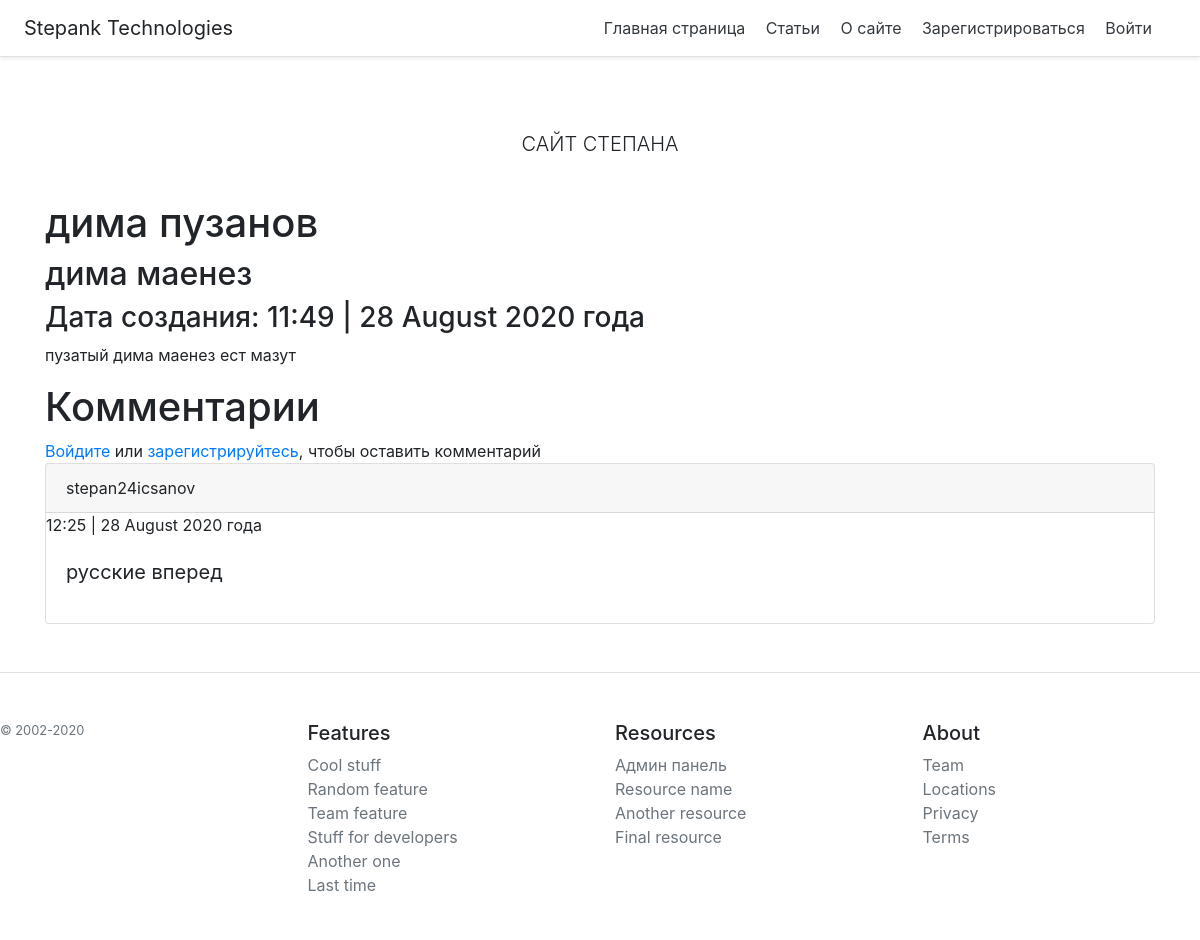
/articles/1, run on the app's committed database.
### webapp/models.py (models this page shows, shortened)
class Post(db.Model):
    post_id = db.Column(db.Integer, primary_key=True)
    title = db.Column(db.String(32), nullable=False)
    header = db.Column(db.String(150), nullable=False)
    text = db.Column(db.String(), nullable=False)
    post_creation_date = db.Column(db.DateTime)

class Comment(db.Model):
    id_comment = db.Column(db.Integer, primary_key=True)
    post_id = db.Column(db.Integer)
    user_name = db.Column(db.String())
    text = db.Column(db.String(320))
    comment_creation_date = db.Column(db.DateTime)

### webapp/articles/articles_routes.py (the view, shortened to what this page needs)
@arti.route('/<int:post_id>', methods=['POST', 'GET'])
def show_post(post_id):
    post = Post.query.get(post_id)
    if request.method == 'GET':
        comments = Comment.query.filter_by(post_id=post_id).all()
        return render_template('/articles/article.html', post=post, comments=comments)
    comments = Comment.query.filter_by(post_id=post_id).all()
    return render_template('/articles/article.html', post=post, comments=comments)

### webapp/templates/articles/article.html (shortened to what this page needs)
{% extends 'base.html' %}
{% block body %}
<h1>{{ post.title }}</h1>
<h2>{{ post.header }}</h2>
<h3>Дата создания: {{ moment(post.post_creation_date, local=False).format('HH:mm | D MMMM YYYY года', refresh=False) }}</h3>
<p>{{ post.text }}</p>
<div class="comments">
    <h1>Комментарии</h1>
    {% if current_user.is_authenticated %}
    <form method="post">
    <textarea name="text" id="text" cols="" rows="" class="form-control" placeholder="Комментарий" required=""></textarea>
    <input type="submit" class="btn btn-outline-primary" value="Отправить">
    <script>
        var forms = document.querySelector('form');
        forms.addEventListener('submit', function(){
        var btn = this.querySelector("input[type=submit], button[type=submit]");
        btn.disabled = true;
        });
    </script>
    {% else %}
        <a href="/login?next={{ request.path }}">Войдите</a> или <a href="/register">зарегистрируйтесь</a>, чтобы оставить комментарий
    {% endif %}
{% for comment in comments %}
<div class="card">
  <div class="card-header">
    {{ comment.user_name }}
  </div>
    <div>{{ moment(comment.comment_creation_date, local=False).format('HH:mm | D MMMM YYYY года', refresh=False) }}</div>
  <div class="card-body">
    <blockquote class="blockquote mb-0">
      <p>{{ comment.text }}</p>
    </blockquote>
  </div>
</div>
{% endfor %}
</div>
{% endblock %}

### data on the page
Post: title "дима пузанов", header "дима маенез", post_creation_date "11:49 | 28 August 2020 года", text "пузатый дима маенез ест мазут"
Comment: user_name "stepan24icsanov", comment_creation_date "12:25 | 28 August 2020 года", text "русские вперед"
